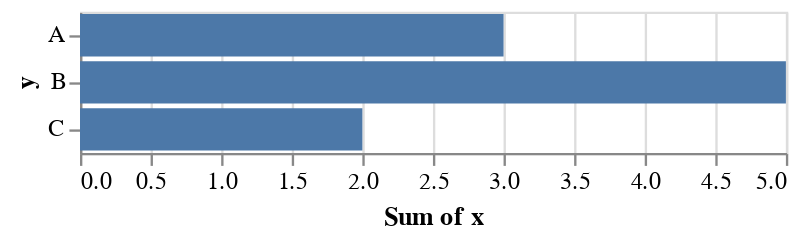

The code cell stored with this chart in its notebook:
### Code cell
chart

### Figure 1 — Vega-Lite specification as saved in the notebook (floating-point values rounded to 4 significant figures)
{"config": {"view": {"continuousWidth": 300, "continuousHeight": 300}}, "data": {"name": "data-cf807ef575b477aa05956d36794c618d"}, "mark": {"type": "bar"}, "encoding": {"x": {"aggregate": "sum", "field": "x", "type": "quantitative"}, "y": {"field": "y", "type": "nominal"}}, "$schema": "https://vega.github.io/schema/vega-lite/v5.14.1.json", "datasets": {"data-cf807ef575b477aa05956d36794c618d": [{"x": 0, "y": "A"}, {"x": 1, "y": "B"}, {"x": 2, "y": "C"}, {"x": 3, "y": "A"}, {"x": 4, "y": "B"}]}}
